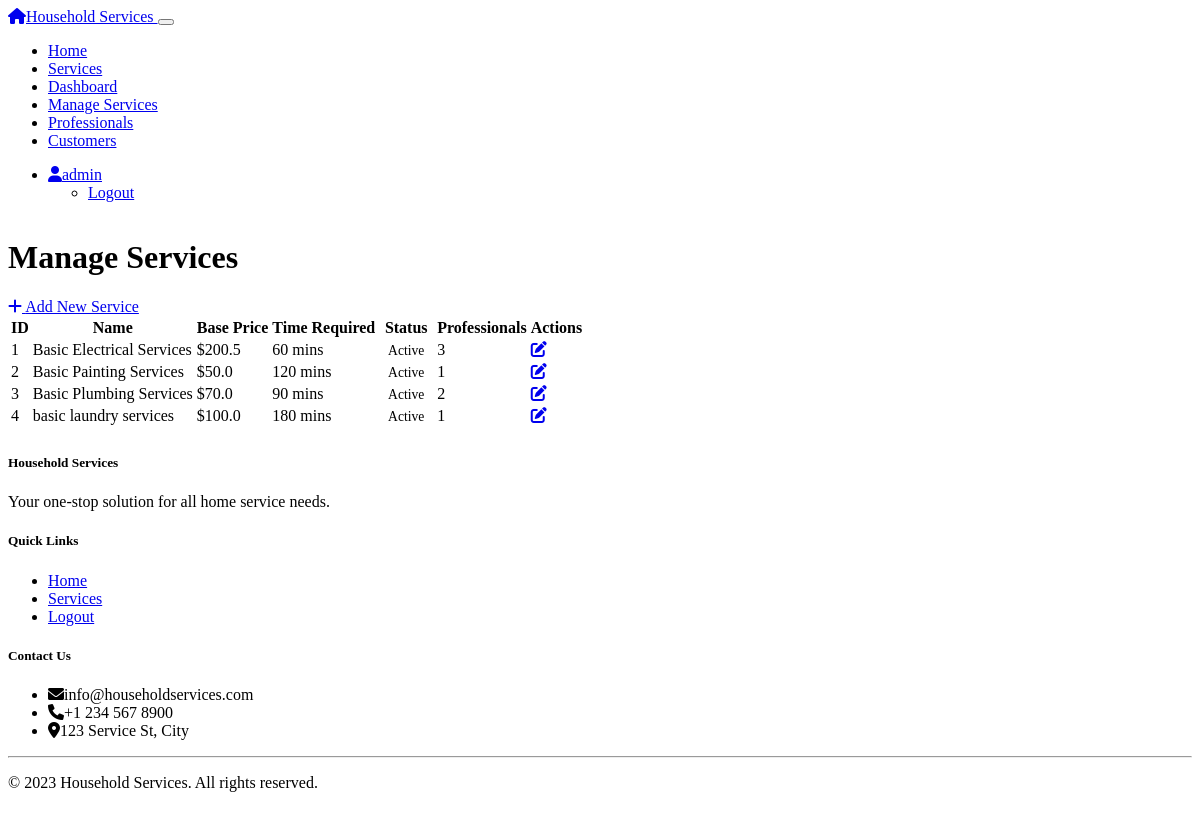
Page /admin/services (signed in) on the committed database.
### models.py (models this page shows, shortened)
class User(UserMixin, db.Model):
    __tablename__ = 'users'
    id = db.Column(db.Integer, primary_key=True)
    username = db.Column(db.String(64), unique=True, nullable=False)
    email = db.Column(db.String(120), unique=True, nullable=False)
    password_hash = db.Column(db.String(256), nullable=False)
    role = db.Column(db.String(20), nullable=False) # 'admin', 'professional', 'customer'
    created_at = db.Column(db.DateTime, default=datetime.utcnow)
    is_active = db.Column(db.Boolean, default=True)
    customer_profile = db.relationship('Customer', backref='user', uselist=False, cascade='all, delete-orphan')
    professional_profile = db.relationship('Professional', backref='user', uselist=False, cascade='all, delete-orphan')

class Service(db.Model):
    __tablename__ = 'services'
    id = db.Column(db.Integer, primary_key=True)
    name = db.Column(db.String(64), nullable=False)
    description = db.Column(db.Text)
    base_price = db.Column(db.Float, nullable=False)
    time_required = db.Column(db.Integer) # in minutes
    created_at = db.Column(db.DateTime, default=datetime.utcnow)
    is_active = db.Column(db.Boolean, default=True)
    professionals = db.relationship('Professional', backref='service', lazy='dynamic')
    service_requests = db.relationship('ServiceRequest', backref='service', lazy='dynamic')

### routes/admin.py (the view)
@admin_bp.route('/services')
@login_required
@admin_required
def services():
    services = Service.query.all()
    return render_template('admin/services.html', services=services)

### app.py (called while the page is built)
@login_manager.user_loader
def load_user(user_id):
    from models import User
    return User.query.get(int(user_id))

### routes/admin.py (called while the page is built)
def admin_required(f):
    @wraps(f)
    def decorated_function(*args, **kwargs):
        if not current_user.is_authenticated or current_user.role != 'admin':
            flash('You do not have permission to access this page.', 'danger')
            return redirect(url_for('home'))
        return f(*args, **kwargs)
    return decorated_function

### templates/admin/services.html (shortened to what this page needs)
{% extends "base.html" %}
{% block content %}
<div class="d-flex justify-content-between align-items-center mb-4">
    <h1>
        {% if form and form.name.data %}Edit Service{% else %}
            {% if form %}Add New Service{% else %}Manage Services{% endif %}
        {% endif %}
    </h1>
    {% if not form %}
    <a href="{{ url_for('admin.new_service') }}" class="btn btn-primary">
        <i class="fas fa-plus me-1"></i> Add New Service
    </a>
    {% endif %}
</div>
{% if form %}
<div class="row">
    <div class="col-md-8 mx-auto">
        <div class="card mb-4">
            <div class="card-body">
                <form method="POST">
                    {{ form.hidden_tag() }}
                    <div class="mb-3">
                        {{ form.name.label(class="form-label") }}
                        {% if form.name.errors %}
                            {{ form.name(class="form-control is-invalid") }}
                            <div class="invalid-feedback">
                                {% for error in form.name.errors %}
                                    {{ error }}
                                {% endfor %}
                            </div>
                        {% else %}
                            {{ form.name(class="form-control") }}
                        {% endif %}
                    </div>
                    <div class="mb-3">
                        {{ form.description.label(class="form-label") }}
                        {% if form.description.errors %}
                            {{ form.description(class="form-control is-invalid", rows=4) }}
                            <div class="invalid-feedback">
                                {% for error in form.description.errors %}
                                    {{ error }}
                                {% endfor %}
                            </div>
                        {% else %}
                            {{ form.description(class="form-control", rows=4) }}
                        {% endif %}
                    </div>
                    <div class="row mb-3">
                        <div class="col-md-6">
                            {{ form.base_price.label(class="form-label") }}
                            {% if form.base_price.errors %}
                                {{ form.base_price(class="form-control is-invalid") }}
                                <div class="invalid-feedback">
                                    {% for error in form.base_price.errors %}
                                        {{ error }}
                                    {% endfor %}
                                </div>
                            {% else %}
                                {{ form.base_price(class="form-control") }}
                            {% endif %}
                        </div>
                        <div class="col-md-6">
                            {{ form.time_required.label(class="form-label") }}
                            {% if form.time_required.errors %}
                                {{ form.time_required(class="form-control is-invalid") }}
                                <div class="invalid-feedback">
                                    {% for error in form.time_required.errors %}
                                        {{ error }}
                                    {% endfor %}
                                </div>
                            {% else %}
                                {{ form.time_required(class="form-control") }}
                            {% endif %}
                        </div>
                    </div>
                    <div class="mb-3 form-check">
                        {{ form.is_active(class="form-check-input") }}
                        {{ form.is_active.label(class="form-check-label") }}
                    </div>
                    <div class="d-grid gap-2">
                        {{ form.submit(class="btn btn-primary") }}
                        <a href="{{ url_for('admin.services') }}" class="btn btn-outline-secondary">Cancel</a>
                    </div>
                </form>
            </div>
        </div>
    </div>
</div>
{% else %}
<div class="card">
    <div class="card-body">
        {% if services %}
        <div class="table-responsive">
            <table class="table table-hover">
                <thead>
                    <tr>
                        <th>ID</th>
                        <th>Name</th>
                        <th>Base Price</th>
                        <th>Time Required</th>
                        <th>Status</th>
                        <th>Professionals</th>
                        <th>Actions</th>
                    </tr>
                </thead>
                <tbody>
                    {% for service in services %}
                    <tr>
                        <td>{{ service.id }}</td>
                        <td>{{ service.name }}</td>
                        <td>${{ service.base_price }}</td>
                        <td>{{ service.time_required }} mins</td>
                        <td>
                            {% if service.is_active %}
                                <span class="badge bg-success">Active</span>
                            {% else %}
                                <span class="badge bg-danger">Inactive</span>
                            {% endif %}
                        </td>
                        <td>{{ service.professionals.count() }}</td>
                        <td>
                            <a href="{{ url_for('admin.edit_service', service_id=service.id) }}" class="btn btn-sm btn-primary">
                                <i class="fas fa-edit"></i>
                            </a>
                        </td>
                    </tr>
                    {% endfor %}
                </tbody>
            </table>
        </div>
        {% endif %}
    </div>
</div>
{% endif %}
{% endblock %}

### templates/base.html (shortened to what this page needs)
<!DOCTYPE html>
<html lang="en" data-bs-theme="dark">
<head>
    <link rel="stylesheet" href="https://cdn.replit.com/agent/bootstrap-agent-dark-theme.min.css">
    <link rel="stylesheet" href="{{ url_for('static', filename='css/custom.css') }}">
    <link rel="stylesheet" href="https://cdnjs.cloudflare.com/ajax/libs/font-awesome/6.0.0/css/all.min.css">
</head>
<body>
    <nav class="navbar navbar-expand-lg navbar-dark bg-dark">
        <div class="container">
            <a class="navbar-brand" href="{{ url_for('home') }}">
                <i class="fas fa-home me-2"></i>Household Services
            </a>
            <button class="navbar-toggler" type="button" data-bs-toggle="collapse" data-bs-target="#navbarNav"
                    aria-controls="navbarNav" aria-expanded="false" aria-label="Toggle navigation">
            </button>
            <div class="collapse navbar-collapse" id="navbarNav">
                <ul class="navbar-nav me-auto">
                    <li class="nav-item">
                        <a class="nav-link" href="{{ url_for('home') }}">Home</a>
                    </li>
                    <li class="nav-item">
                        <a class="nav-link" href="{{ url_for('service.list_services') }}">Services</a>
                    </li>
                    {% if current_user.is_authenticated %}
                        {% if current_user.role == 'admin' %}
                            <li class="nav-item">
                                <a class="nav-link" href="{{ url_for('admin.dashboard') }}">Dashboard</a>
                            </li>
                            <li class="nav-item">
                                <a class="nav-link" href="{{ url_for('admin.services') }}">Manage Services</a>
                            </li>
                            <li class="nav-item">
                                <a class="nav-link" href="{{ url_for('admin.professionals') }}">Professionals</a>
                            </li>
                            <li class="nav-item">
                                <a class="nav-link" href="{{ url_for('admin.customers') }}">Customers</a>
                            </li>
                        {% endif %}
                    {% endif %}
                </ul>
                <ul class="navbar-nav">
                    {% if current_user.is_authenticated %}
                        <li class="nav-item dropdown">
                            <a class="nav-link dropdown-toggle" href="#" id="navbarDropdown" role="button"
                               data-bs-toggle="dropdown" aria-expanded="false">
                                <i class="fas fa-user me-1"></i>{{ current_user.username }}
                            </a>
                            <ul class="dropdown-menu dropdown-menu-end" aria-labelledby="navbarDropdown">
                                <li><a class="dropdown-item" href="{{ url_for('auth.logout') }}">Logout</a></li>
                            </ul>
                        </li>
                    {% endif %}
                </ul>
            </div>
        </div>
    </nav>
    <main class="container my-4">
        {% block content %}{% endblock %}
    </main>
    <footer class="footer bg-dark text-light py-4 mt-5">
        <div class="container">
            <div class="row">
                <div class="col-md-6">
                    <h5>Household Services</h5>
                    <p>Your one-stop solution for all home service needs.</p>
                </div>
                <div class="col-md-3">
                    <h5>Quick Links</h5>
                    <ul class="list-unstyled">
                        <li><a href="{{ url_for('home') }}" class="text-light">Home</a></li>
                        <li><a href="{{ url_for('service.list_services') }}" class="text-light">Services</a></li>
                        {% if current_user.is_authenticated %}
                            <li><a href="{{ url_for('auth.logout') }}" class="text-light">Logout</a></li>
                        {% else %}
                            <li><a href="{{ url_for('auth.login') }}" class="text-light">Login</a></li>
                            <li><a href="{{ url_for('auth.register') }}" class="text-light">Register</a></li>
                        {% endif %}
                    </ul>
                </div>
                <div class="col-md-3">
                    <h5>Contact Us</h5>
                    <ul class="list-unstyled">
                        <li><i class="fas fa-envelope me-2"></i>info@householdservices.com</li>
                        <li><i class="fas fa-phone me-2"></i>+1 234 567 8900</li>
                        <li><i class="fas fa-map-marker-alt me-2"></i>123 Service St, City</li>
                    </ul>
                </div>
            </div>
            <hr class="my-3">
            <div class="row">
                <div class="col-12 text-center">
                    <p class="mb-0">&copy; 2023 Household Services. All rights reserved.</p>
                </div>
            </div>
        </div>
    </footer>
</body>
</html>

### static/css/custom.css (style rules this page uses)
body { min-height: 100vh; display: flex; flex-direction: column; }
main { flex: 1; }
.footer { margin-top: auto; }
.badge { font-size: 0.85em; padding: 0.35em 0.65em; }

### rows in the picture
User: username "admin"
Service: id "1", name "Basic Electrical Services", base_price "200.5", time_required "60", is_active "Active", professionals.count "3"
Service: id "2", name "Basic Painting Services", base_price "50.0", time_required "120", is_active "Active", professionals.count "1"
Service: id "3", name "Basic Plumbing Services", base_price "70.0", time_required "90", is_active "Active", professionals.count "2"
Service: id "4", name "basic laundry services", base_price "100.0", time_required "180", is_active "Active", professionals.count "1"
